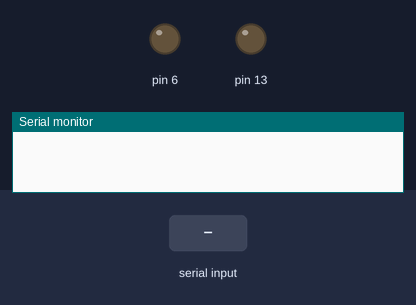
A sketch run on a simulated Arduino Uno, built with avr-gcc and run on an emulated ATmega328P. On the bench: output pins drawn as LEDs (lit = HIGH), the last lines printed to the serial monitor. Inputs (shaded band) come from the test bench.

Above: at 1.3 s.
1.4 s: "a" received over Serial
At 2.5 s:
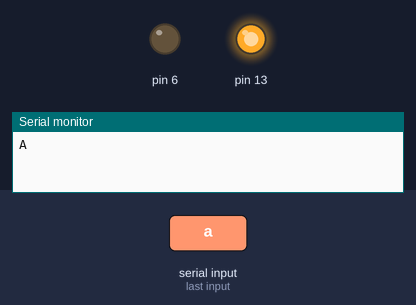
2.9 s: "c" received over Serial
At 3.6 s:
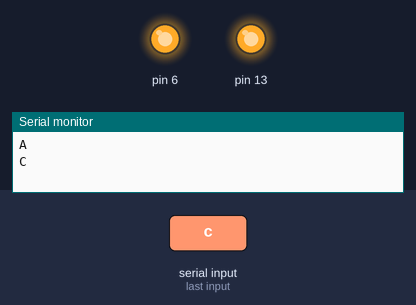
4.4 s: "b" received over Serial
At 4.7 s:
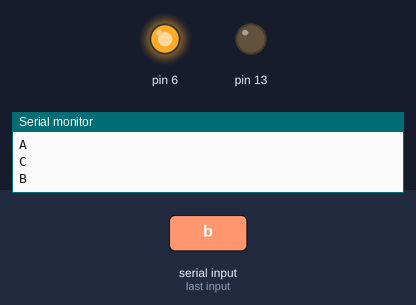
Timing chart, 0 to 7.4 s (numbered marks = the images above; inputs shaded):
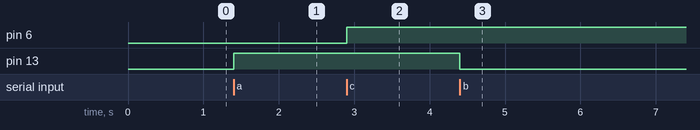

Measured:
- after the input at 1.4 s, pin 13: LOW → HIGH at once
- after the input at 2.9 s, pin 6: LOW → HIGH at once
- after the input at 4.4 s, pin 13: HIGH → LOW at once

The sketch:

ex06.ino
```cpp
void setup() {
  Serial.begin(9600);
  pinMode(13,OUTPUT);
  pinMode(6,OUTPUT);
  digitalWrite(13,LOW);
  digitalWrite(6,LOW);
  delay(100);
}
//'a'를 수신 했을 때 13핀 LED 켜고
//'b'를 수신 했을 때 13핀 LED 끄기

void loop() {
  if(Serial.available()){
    char c = Serial.read();
      if(c=='a'){
        Serial.println("A");
        digitalWrite(13,HIGH);
        delay(100);
    }
      if(c=='c'){
        Serial.println("C");
        digitalWrite(6,HIGH);
        delay(100);
    }
      if(c=='b'){
        Serial.println("B");
        digitalWrite(13,LOW);
        delay(100);
    }
      if(c=='d'){
        Serial.println("D");
        digitalWrite(6,LOW);
        delay(100);
    }
  }
}
```
